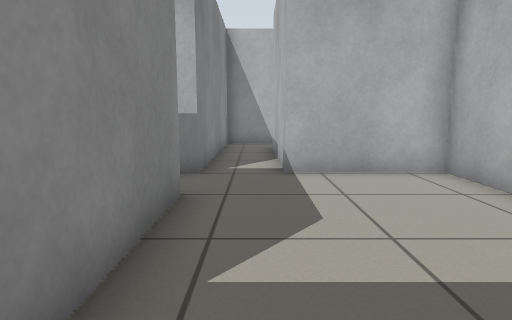
[1] (above)

15 first-person views from a walk through a Gazebo world. The camera is 0.68 m above the floor, tilts 8° down and sees 75° across. The floor is counted in squares, 0.5 m on a side. Each view is taken from the middle of a square. On the plan, view 1 faces up. The plan holds only what a view shows up to about 15 squares ahead; the rest is blank.

[2]
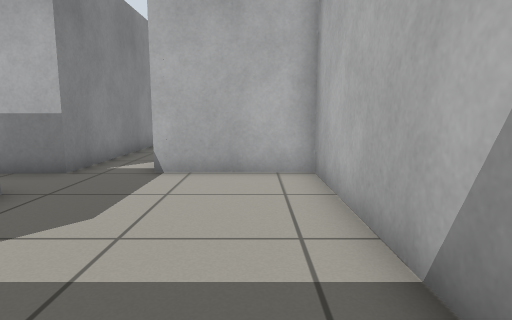

[3]
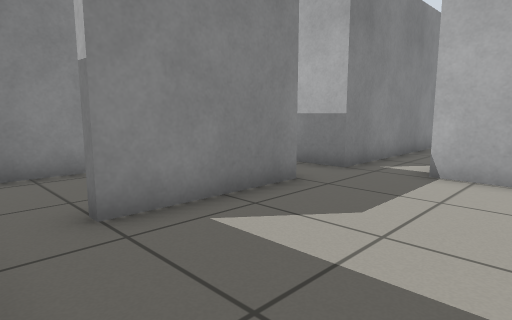

[4]
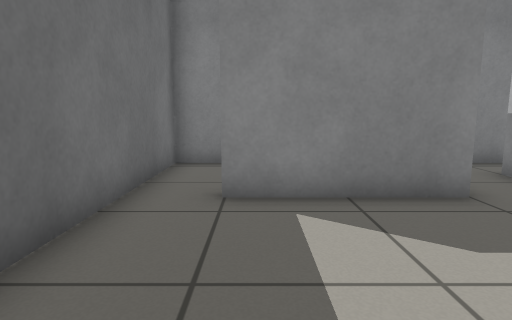

[5]
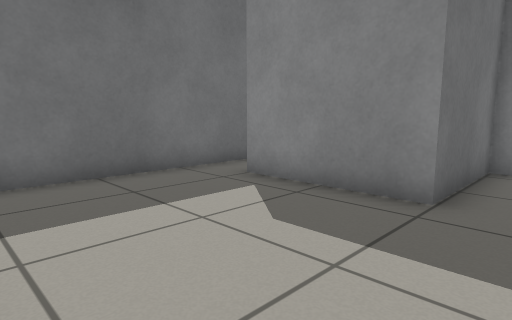

[6]
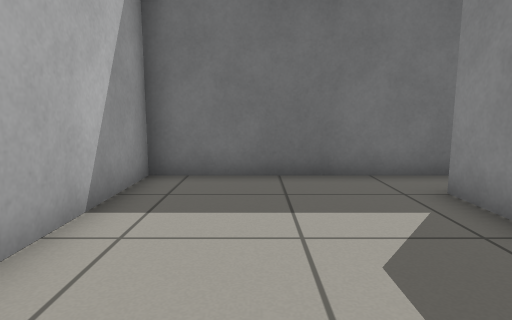

[7]
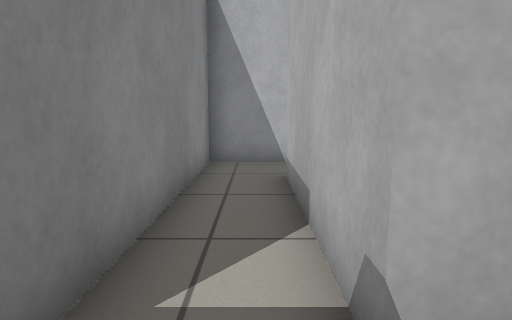

[8]
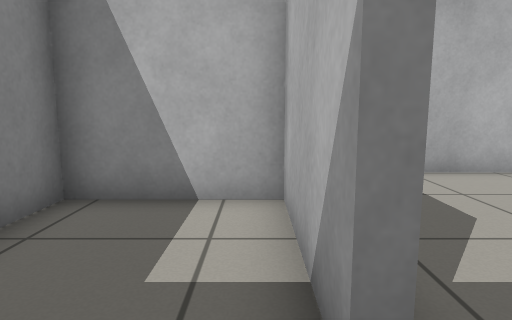

[9]
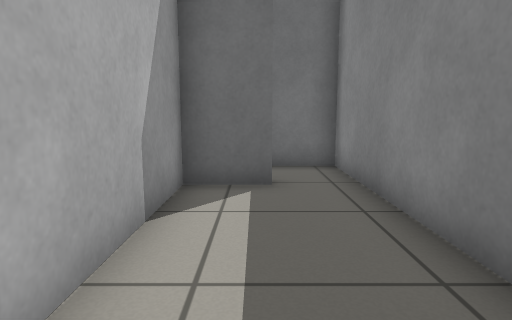

[10]
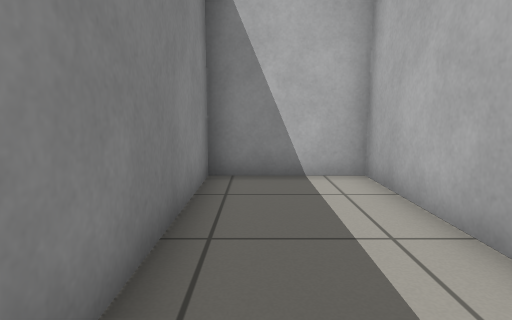

[11]
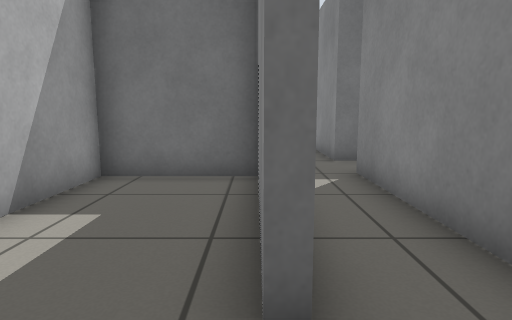

[12]
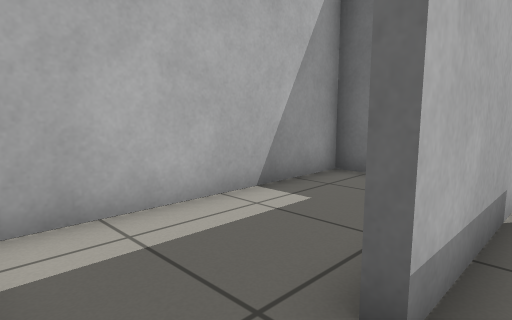

[13]
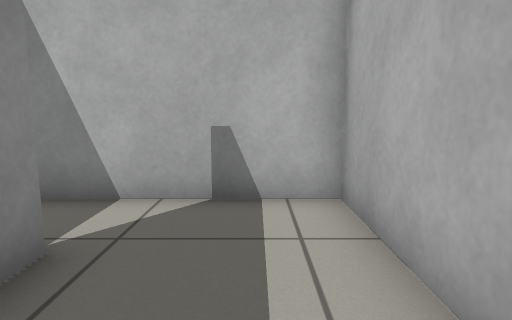

[14]
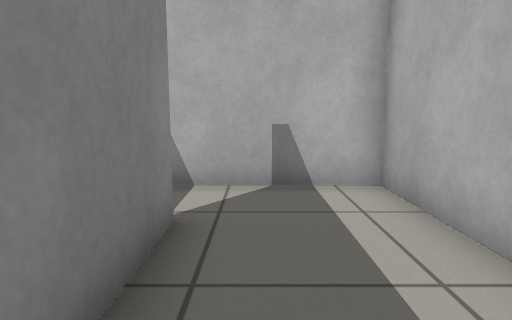

[15]
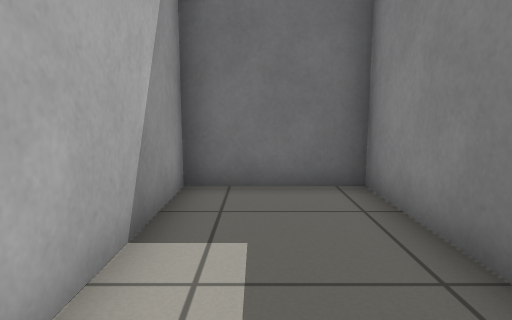

### Floor plan
Points are (right, up) in squares from view 1. A wall is a line through its corners. A room is listed if a view was taken in it or the views show most of it. See-through windows are left out.
Room 1 (views 1, 2, 3, 4, 5, 6, 7, 10, 12)
walls: (-1.5, -0.2) (4.4, -0.2) (4.4, 7.6) (0.7, 7.6) (0.7, 13.1); (-5, 8.5) (-5, 5.5) (-1.3, 5.5) (-1.3, 1.4); (0.4, 15.2) (-1.3, 15.2) (-1.3, 7.6) (-3.4, 7.6)
ways out: opening at (-1, 0.5) to room 2; opening at (-4, 8) to room 3; opening at (1, 14.5) to room 4
Room 2 (view 8)
walls: (-1.6, 1.4) (-1.6, 5.1) (-5, 5.1) (-5, -0.2) (-1.5, -0.2)
ways out: opening at (-1, 0.5) to room 1
Room 3 (view 9)
walls: (-3.4, 7.9) (-1.6, 7.9) (-1.6, 15.2) (-5, 15.2) (-5, 8.5)
ways out: opening at (-4, 8) to room 1
Room 4 (views 11, 13, 14, 15)
walls: (1, 13.1) (1, 7.9) (4.4, 7.9) (4.4, 15.2) (0.4, 15.2)
ways out: opening at (1, 14.5) to room 1

Where each view was taken, in squares from view 1:
view 1: 0 up, 0 right, facing up
view 2: 0 up, 3 right, facing up
view 3: 0 up, 3 right, facing up-left
view 4: 2 up, 4 right, facing left
view 5: 7 up, 4 right, facing down-left
view 6: 7 up, 2 right, facing down
view 7: 6 up, 0 right, facing up
view 8: 0 up, 2 left, facing up
view 9: 14 up, 3 left, facing down
view 10: 8 up, 4 left, facing up
view 11: 15 up, 1 right, facing down
view 12: 15 up, 0 right, facing down-right
view 13: 10 up, 3 right, facing up
view 14: 9 up, 2 right, facing up
view 15: 14 up, 3 right, facing down
